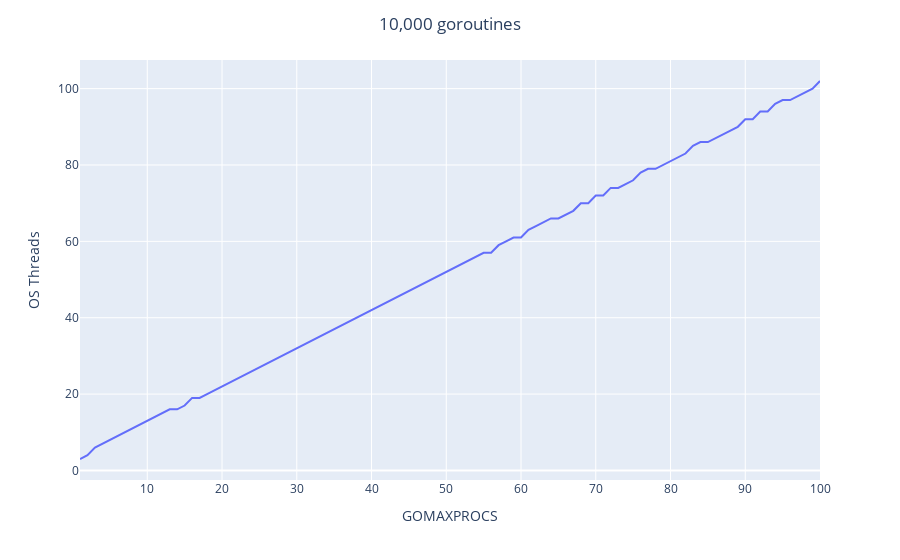

Here is the notebook cell this chart was saved with:
### Code cell
fig.update_layout(title={'text':'10,000 goroutines', 'x':0.5})

### Figure 1 — Plotly figure (JSON) as saved in the notebook; plotly's stock layout.template omitted (floating-point values rounded to 4 significant figures)
{"data": [{"hovertemplate": "GOMAXPROCS=%{x}<br>OS Threads=%{y}<extra></extra>", "legendgroup": "", "line": {"color": "#636efa", "dash": "solid"}, "marker": {"symbol": "circle"}, "mode": "lines", "name": "", "orientation": "v", "showlegend": false, "type": "scatter", "x": [1, 2, 3, 4, 5, 6, 7, 8, 9, 10, 11, 12, 13, 14, 15, 16, 17, 18, 19, 20, 21, 22, 23, 24, 25, 26, 27, 28, 29, 30, 31, 32, 33, 34, 35, 36, 37, 38, 39, 40, 41, 42, 43, 44, 45, 46, 47, 48, 49, 50, 51, 52, 53, 54, 55, 56, 57, 58, 59, 60, 61, 62, 63, 64, 65, 66, 67, 68, 69, 70, 71, 72, 73, 74, 75, 76, 77, 78, 79, 80, 81, 82, 83, 84, 85, 86, 87, 88, 89, 90, 91, 92, 93, 94, 95, 96, 97, 98, 99, 100], "xaxis": "x", "y": [3, 4, 6, 7, 8, 9, 10, 11, 12, 13, 14, 15, 16, 16, 17, 19, 19, 20, 21, 22, 23, 24, 25, 26, 27, 28, 29, 30, 31, 32, 33, 34, 35, 36, 37, 38, 39, 40, 41, 42, 43, 44, 45, 46, 47, 48, 49, 50, 51, 52, 53, 54, 55, 56, 57, 57, 59, 60, 61, 61, 63, 64, 65, 66, 66, 67, 68, 70, 70, 72, 72, 74, 74, 75, 76, 78, 79, 79, 80, 81, 82, 83, 85, 86, 86, 87, 88, 89, 90, 92, 92, 94, 94, 96, 97, 97, 98, 99, 100, 102], "yaxis": "y"}], "layout": {"autosize": true, "legend": {"tracegroupgap": 0}, "margin": {"t": 60}, "title": {"text": "10,000 goroutines", "x": 0.5}, "xaxis": {"anchor": "y", "autorange": true, "domain": [0, 1], "range": [1, 100], "title": {"text": "GOMAXPROCS"}, "type": "linear"}, "yaxis": {"anchor": "x", "autorange": true, "domain": [0, 1], "range": [-2.5, 107.5], "title": {"text": "OS Threads"}, "type": "linear"}}}
